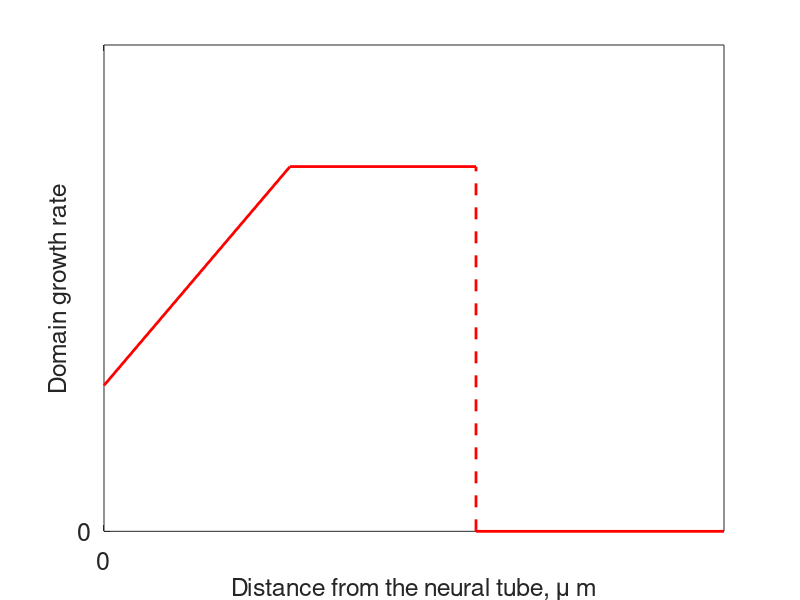

The MATLAB script that drew this image:
x1 = [0,3];
x2 = [3,6];
x3 = [6,10];


y1 = 1.5*x1+3;
y2 = 7.5;
y3 = 0;

figure
plot(x1,y1,'r','LineWidth',2)

hold on 
plot(x2, [y2,y2],'r','LineWidth',2)

plot(x3,[y3,y3],'r','LineWidth',2)
plot([6,6],[0,7.5],'--r','LineWidth',2)


   xlim([0 10])
   ylim([0 10])
   
   set(gca,'xtick',0)
set(gca,'xticklabel',0)

   set(gca,'ytick',0)
set(gca,'yticklabel',0)
set(gca, 'FontSize', 18)


   
   xlabel('Distance from the neural tube, \mu m','fontsize',18)
   ylabel('Domain growth rate','fontsize',18)